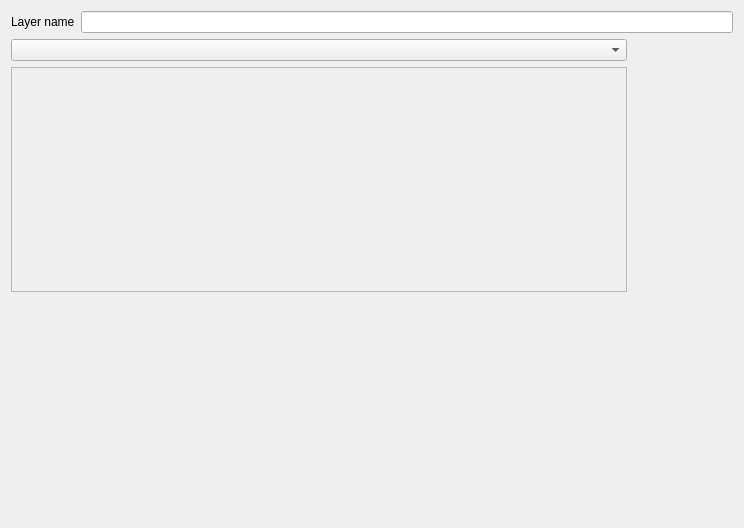
<?xml version="1.0" encoding="UTF-8"?>
<ui version="4.0">
 <class>FeatureLayerPropertiesWidget</class>
 <widget class="QWidget" name="FeatureLayerPropertiesWidget">
  <property name="geometry">
   <rect>
    <x>0</x>
    <y>0</y>
    <width>744</width>
    <height>528</height>
   </rect>
  </property>
  <property name="windowTitle">
   <string>Form</string>
  </property>
  <layout class="QVBoxLayout" name="verticalLayout">
   <item>
    <layout class="QHBoxLayout" name="horizontalLayout">
     <item>
      <widget class="QLabel" name="label">
       <property name="text">
        <string>Layer name</string>
       </property>
      </widget>
     </item>
     <item>
      <widget class="QLineEdit" name="layerName"/>
     </item>
    </layout>
   </item>
   <item>
    <layout class="QHBoxLayout" name="horLayout">
     <item>
      <layout class="QVBoxLayout" name="verticalLayout_2">
       <item>
        <widget class="QComboBox" name="symbolCategoryCbox"/>
       </item>
       <item>
        <widget class="QScrollArea" name="scrollArea">
         <property name="widgetResizable">
          <bool>true</bool>
         </property>
         <widget class="QWidget" name="scrollAreaWidgetContents">
          <property name="geometry">
           <rect>
            <x>0</x>
            <y>0</y>
            <width>610</width>
            <height>219</height>
           </rect>
          </property>
         </widget>
        </widget>
       </item>
       <item>
        <spacer name="verticalSpacer">
         <property name="orientation">
          <enum>Qt::Vertical</enum>
         </property>
         <property name="sizeHint" stdset="0">
          <size>
           <width>20</width>
           <height>40</height>
          </size>
         </property>
        </spacer>
       </item>
      </layout>
     </item>
     <item>
      <layout class="QVBoxLayout" name="rendererLayout">
       <item>
        <widget class="QWidget" name="rendererWidgetPlaceholder" native="true">
         <property name="minimumSize">
          <size>
           <width>100</width>
           <height>200</height>
          </size>
         </property>
        </widget>
       </item>
       <item>
        <spacer name="verticalSpacer_2">
         <property name="orientation">
          <enum>Qt::Vertical</enum>
         </property>
         <property name="sizeHint" stdset="0">
          <size>
           <width>20</width>
           <height>40</height>
          </size>
         </property>
        </spacer>
       </item>
      </layout>
     </item>
    </layout>
   </item>
  </layout>
 </widget>
 <resources/>
 <connections/>
</ui>
